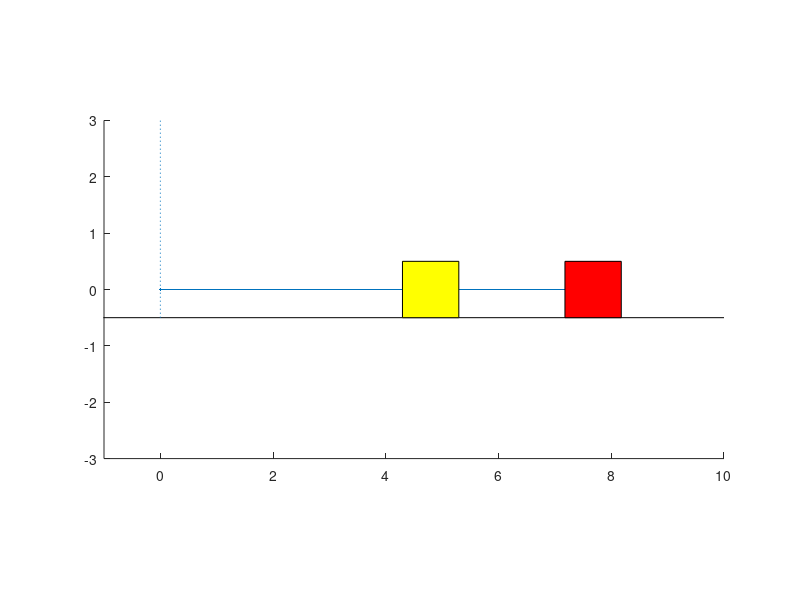

This figure's MATLAB source:
function sprin2mass
% Function spring2mass simulates double spring and mass system
% equations are solved using Eulers method.
% Taken from http://www.myphysicslab.com/dbl_spring1.html

%constants
m1 = 0.5; %mass of 1st block
m2 = 1;   %mass of 2nd block
w1 = 1;   %width of 1st block
w2 = 1;   %width of 2nd block
k1 = 2.0; %spring constant of 2nd spring
k2 = 5.5; %spring constant of 1st spring
r1 = 3;   %length of 1st spring in rest
r2 = 2;   %length of 2nd spring in rest
% variables
t = 0;
dt = 0.05; %time step
v1 = 0;
v2 = 0;
x1 = 2;   %initial position of 1st block
x2 = 4;   %initial position of 2nd block

posx = [0.5 -0.5 -0.5 0.5];
posy = [0.5 0.5 -0.5 -0.5];
h1 = line(0,0);

line([-5 10],[-0.5 -0.5],'color','k');%base line
line([0 0],[-0.5 5],'linestyle',':'); %a wall on left
block1 = patch(posx,posy,'y');
block2 = patch(posx,posy,'r');

axis equal
axis([-1 10 -3 3]);
while (t<=50) && ishandle(h1)
    x1 = x1+dt*v1;
    x2 = x2+dt*v2;
    v1 = v1+dt*( -(k1/m1)* (x1 - r1) + (k2/m1)*(x2 - x1 - w1 - r2));
    v2 = v2+dt*( -(k2/m2)* (x2 - x1 - w1 - r2) );
    
    set(h1,'xdata',[0 x1 x2],'ydata',[0 0 0]);
    set(block1,'xdata',posx+x1,'ydata',posy);
    set(block2,'xdata',posx+x2,'ydata',posy);
    t = t+dt;
    pause(0.025);
end
end
